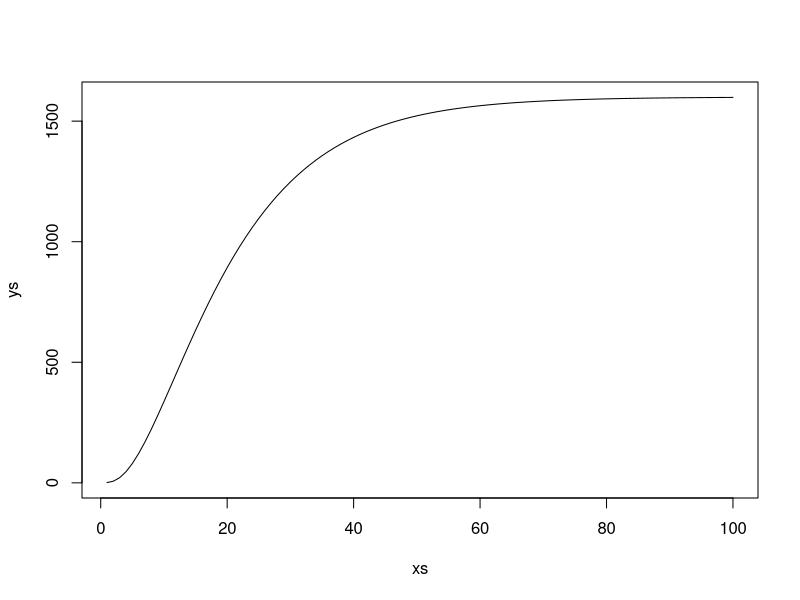

The R source for this figure: (Note: this script raises an error after producing the figure.)
# quiz 3 Model Thinking

#Q1: 

# Q2: In a building with 70 residents, a rumor spreads through a diffusion process.
# At what point is the rate of diffusion greater: 
# when 15 people have heard, 
# or when 50 people have heard? (Hint: you can solve this with only a small amount of math)

# diffusion model: everbody gets 'sick'
# Wt: people with wobblies at time t
# R: transmission rate of wobblies
# It: number of people who get infected at time t, based on:
# - Wt: the number of infected people. the higher this is the more get infected
# - R: the rate at which the disease is tranferred
# - H: the number of healthy people = N - Wt
# simple model: everyone meets one other person in a time step:
# n * (n-1) meetings
# probability that infected meets noninfected:
# Wt/n * (N - Wt)/n 
# = Wt*(N - Wt)/N

diffusionModel = function(t) {
  if (t <= 1) {
    1
  } else {
    Wt = diffusionModel(t-1)
    R = .2
    N = 70
    Wt + N*R*(Wt/N)*(N-Wt)/N
  }
}

# the Rate is how many people hear it in the next step:
# N*R*(Wt/N)*(N-Wt)/N
# 15p = N*R*(15/N)*(N-15)/N
# 50p = N*R*(50/N)*(N-50)/N
# 15P < 50p?
# N*R*(15/N)*(N-15)/N < N*R*(50/N)*(N-50)/N?
# cancel out N*R
# (15/N)*(N-15)/N < (50/N)*(N-50)/N?
# take out /N
# (15)*(N-15) < (50)*(N-50)?
# put in N = 70
# 15*(70 - 15) < 50*(70-50)
# subtract
# 15*(55) < 50*(20)
# 825 < 100? No

# Q3: Imagine that a virus has an R0 of 9. What is the minimum percentage of the 
# population that should be vaccinated in order to prevent the spread of this virus? 
# Give your answer to one decimal point (e.g., 50.5%).
# ct/a = 9
# 9*(1-V) = 1
# (1-V) = 1/9
# 1 = 1/9 + V
# 1 - 1/9 = V
# 8/9 = V
print(paste("Q3: vaccination percent is ", 8/9))

# Q4: 

# Q5: Diversity Index
# Imagine a situation in which there exist four possible outcomes:
# one with probability 1/6,
# one with probability 1/3, 
# two with probability 1/4. Calculate the diversity index. (Please round your answer to the hundredths place, i.e. 5.55)
# I think diversity index is just the sum of chances of meeting yourself inverted:
diversityIdx = (1/6^2 + 1/3^2 + 1/4^2 + 1/4^2)^-1
print(paste("Q5: diversity idx:", diversityIdx))

# Q6:
# Note: this question requires careful thinking.
# If output equals 30√K, the savings rate equals 20%, and equilibrium output equals 1200, 
# what is the depreciation rate?
#
# Simple model:
# Wt: workers at time t
# Mt: machines at time t
# Ot: output at time t
# D: depreciation rate
# S: savings rate
#
# Ot = √Mt*√Wt
# St = S*Ot
# Mt' = St - Mt*D
# Mt' = S*Ot - Mt*D

# set investment rate = savings rate:
# O' = 1200
# 1200 = 30√K
# M' = 1600
# D*1600 = .2*1200
# D = .2*1200/1600
# D = .15

# double check: input the above values 
# and plot them
machinesAtTimeT = function(t) {
  if (t <= 1) {
    1
  } else {
    S = .2
    D = .15
    W = 10
    Mt = machinesAtTimeT(t-1);
    Ot = 30*Mt^.5
    It = Ot*S
    Dt = D*Mt
    Mt + It - Dt
  }
}

xs = 1:100
ys = sapply(xs, machinesAtTimeT)
plot(x=xs,y=ys,type='l')
print(paste('should say 1600:', machinesAtTimeT(1000))) # should say 1600

# Q7: A country has a production function such that output equals 40√K where K equals 
#the amount of capital. If this country has 36 units of capital, what is its output?
40*36^.5
240

# Q8: If output equals 40√K, the savings rate equals 10% and the depreciation rate is 20%,
# what is the long run equilibrium level of OUTPUT?
# Ot = 40√K
# K' = .1*40√K - .2*K
# .1*40√K = .2*K
# 4√K = .2*K
# divide K on both sides:
# 4√K/K = .2
# simplify: K = √K*√K
# 4√K/√K√K
# 4/√K = .2
# mult both sides by √K
# 4 = .2√K
# divide by .2
# 20 = √K
# K = 400

# *sigh* can I check this?
# If output equals 40√K, the savings rate equals 10% and the depreciation rate is 20%,
# what is the long run equilibrium level of OUTPUT?
capitalAtT = function(t) {
  if (t <= 1) {
    return(1)
  }
  Kt = capitalAtT(t-1)
  Ot = 40*Kt^.5
  St = .1*Ot
  Dt = .2*Kt
  Kt + St - Dt
}
print(paste("should say 800:", capitalAtT(1000)))


# Q9: A country has a production function of 100√K, a savings rate of 10%, a depreciation
# rate of 10%, and current capital stock, K, of 10,000. Assuming no change in technology, 
# what will be the growth rate for this country?

# growth rate is O'/O?
Kt  = 10000
Ot  = 100*Kt^.5
Ktp = Kt + Ot*.1 - Kt*.1 # save 10%, lose 10%
Otp = 100*Ktp^.5
print(paste("what have we here:",Otp/Ot))

# can I check this? 
nextCapital = function(Kt) {
  Ot = 100*Kt^.5
  Kt + Ot*.1 - Kt*.1
}
# 10000 appears to be equilibrium 

# Q10: Imagine a country in which an innovation changes the output function 
# from 10√K 
#   to 50√K. 
# Assuming that:
# capital depreciates at 10%
# and the country saves  10%, 
# by what factor does equilibrium output increase after the innovation?

# equilibrium is when depreciation = savings
# Ot*S = K*D
# but Ot = N√K
# so:
# N√K = K*D
# putting K on one side:
# N = K*D/√K
# N/D = K/√K
# but K/√K = √K√K/√K = √K
# N/D = √K
# K = (N/D)^2

# once again, we go:
# from 10√K 
#   to 50√K. 
# Assuming that:
# capital depreciates at 10%
# and the country saves  10%, 
# by what factor does equilibrium output increase after the innovation?
# what happens if we change N?
# K  = (10/.1)^2
# K' = (50/.1)^2
# K/K' = (10/.1)^2/(50/.1)^2

c(87, 69, 85, 64, 78, 83)